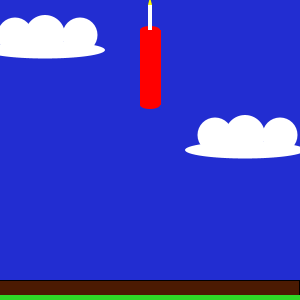
Frame 1 (no input)
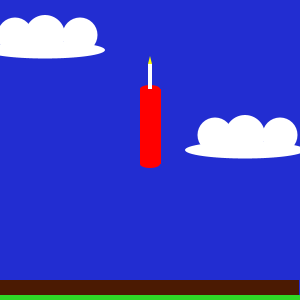
Frame 60 (the mouse pressed at the canvas centre just before this capture)
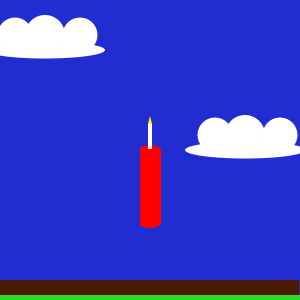
Frame 120 (the mouse held since frame 60 and released just before this capture)

The Processing sketch that drew these frames (run headless with seeded random() and noise(); from frame 60 on, the mouse is pressed at the canvas centre):

// Processing sketch: processing_36407
// ── processing_36407.pde

void setup() {
  size(300, 300);
  background(34, 45, 209);
}
/*
int x= 10;
 int y= 50;
 
 void draw() {
 background (220, 145, 0);
 fill(250, 255, 18);
 stroke(mouseX);
 ellipse(30, 30, x, x);
 
 if (x>50) {
 x=y;
 y--;
 }
 else {
 x++;
 }
 }
 this is not working smoothly. will ask how to fix later*/
int dynX=150; //dynamite x coord
int dynY=30; //dynamite Y coord


int fuseL=25; //fuse length
int fuseH=dynY-fuseL; //fuse height
int fuseH2=180;



void draw() {
  background(34, 45, 209);
  fill(75, 26, 2);
  rect(-1, 280, width, 20);
  //clouds
  fill(255,255,255);
  noStroke();
  ellipse(45,50,120,17);
  ellipse(80,35,35,35);
  ellipse(45,35,40,40);
  ellipse(15,35,35,35);
  
  ellipse(245,150,120,17);
  ellipse(280,135,35,35);
  ellipse(245,135,40,40);
  ellipse(215,135,35,35);

  //safety zone
  fill(47, 216, 39);
  rect(0, 295, width, 5);
  //dynamite
  strokeWeight(2);
  fill(255, 0, 0);

  //the top of the rect is dynY
  rect(dynX-10, dynY, 21, 75);
  ellipse(dynX, dynY, 20, 8);
  strokeWeight(0);
  ellipse(dynX, dynY+75, 20, 8);

  //write TNT if you have time

  //fuse
  fill(255, 255, 255);
  rect(dynX-2, fuseH, 4, fuseL);

  //flame
  fill(255, 255, 0);
  triangle(dynX-2, fuseH, dynX, fuseH-8, dynX+2, fuseH);

  //drop
  dynY++;
  fuseH++;

  if (fuseH>dynY-25) {
    fuseH=fuseH2;
  }

  if (dynY> 205) {
    dynY=205;
    fuseH2++;
    fuseL--;
  }
  if (fuseL < 1) {
    fuseL=0;
    fuseH2=205;
    background(255, 255, 255);
  }
  if (mouseY>=295) {
    noLoop();
  }
}
